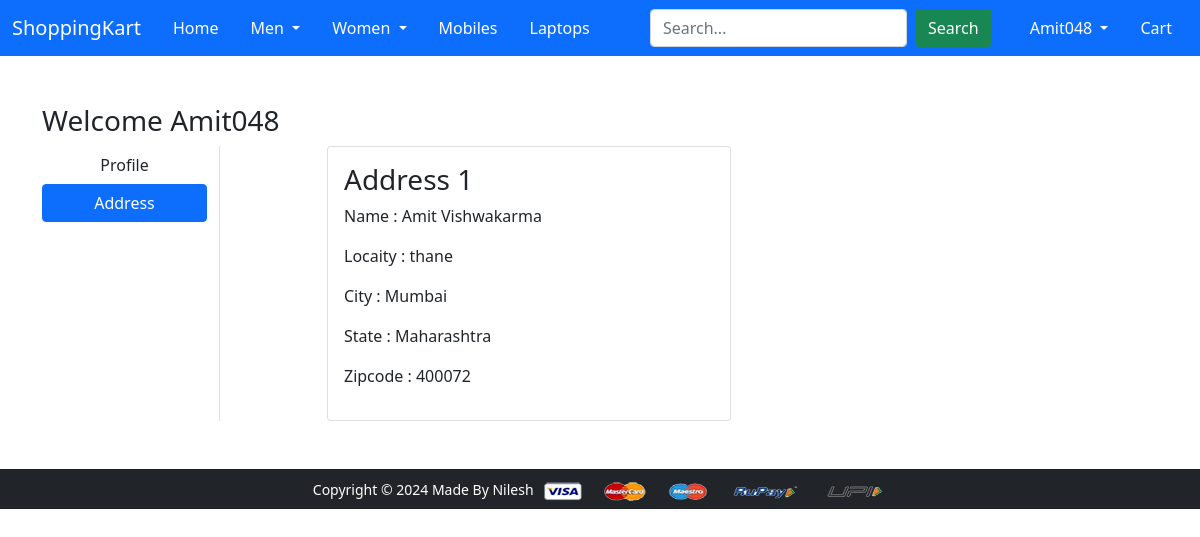
The page /address/ (signed in) on the database its author committed.
### app/models.py (models this page shows, shortened)
class Customer(models.Model):
    user = models.ForeignKey(User, on_delete=models.CASCADE)
    name = models.CharField(max_length=50)
    locality = models.CharField(max_length=50)
    city = models.CharField(max_length=50)
    zipcode = models.IntegerField()
    state = models.CharField(choices = STATE_CHOICES, max_length=50)

### app/views.py (the view)
# urls.py: path("address/", views.address, name="address"),
def address(request):
   add = Customer.objects.filter(user=request.user)
   return render(request, 'app/address.html', {'add':add, 'active':'btn-primary'})

### app/templates/app/address.html (shortened to what this page needs)
{% extends 'app/base.html' %}
{% load static %}
{% block main-content %}
<div class="container my-5">
  <div class="row">
    <h3>Welcome <span class="text-capitalize">{{request.user}}</span></h3>
    <div class="col-sm-2 border-end">
      <ul class="list-unstyled">
        <li class="d-grid">
          <a href="{% url 'profile' %}" class="btn">Profile</a>
        </li>
        <li class="d-grid">
          <a href="{% url 'address' %}" class="btn {{active}}">Address</a>
        </li>
      </ul>
    </div>
    <div class="col-sm-9 offset-sm-1">
      <div class="row">
        {% for ad in add %}
        <div class="col-sm-6">
          <div class="card">
            <div class="card-body">
              <h3>Address {{forloop.counter}}</h3>
              <p>Name : {{ad.name}}</p>
              <p>Locaity : {{ad.locality}}</p>
              <p>City : {{ad.city}}</p>
              <p>State : {{ad.state}}</p>
              <p>Zipcode : {{ad.zipcode}}</p>
            </div>
          </div>
        </div>
        {% endfor %}
      </div>
    </div>
  </div>
</div>
{% endblock main-content %}

### app/templates/app/base.html (shortened to what this page needs)
<!DOCTYPE html>
{% load static %}
<html lang="en">
<head>
  <link href="https://cdn.jsdelivr.net/npm/bootstrap@5.0.0-beta1/dist/css/bootstrap.min.css" rel="stylesheet"
 />
  <link rel="stylesheet" href="{% static 'app/css/owl.carousel.min.css' %}" />
  <link rel="stylesheet" href="{% static 'app/css/all.min.css' %}" />
  <link rel="stylesheet" href="{% static 'app/css/style.css' %}" />
</head>
<body>
  <nav class="navbar navbar-expand-lg navbar-dark bg-primary">
    <div class="container-fluid">
      <a class="navbar-brand" href="/">ShoppingKart</a>
      <div class="collapse navbar-collapse" id="navbarSupportedContent">
        <ul class="navbar-nav me-auto mb-2 mb-lg-0">
          <li class="nav-item mx-2">
            <a href="/" class="nav-link text-white">Home</a>
          </li>
          <li class="nav-item dropdown mx-2">
            <a class="nav-link dropdown-toggle text-white" href="#" id="menDropdown" role="button"
              data-bs-toggle="dropdown" aria-expanded="false">
              Men
            </a>
          </li>
          <li class="nav-item dropdown mx-2">
            <a class="nav-link dropdown-toggle text-white" href="#" id="womenDropdown" role="button"
              data-bs-toggle="dropdown" aria-expanded="false">
              Women
            </a>
          </li>
          <li class="nav-item mx-2">
            <a href="{% url 'mobile' %}" class="nav-link text-white">Mobiles</a>
          </li>
          <li class="nav-item mx-2">
            <a href="{% url 'laptop' %}" class="nav-link text-white">Laptops</a>
          </li>
        </ul>
        <form class="d-flex ms-auto my-2 my-lg-0" method="GET" action="{% url 'search' %}">
          <input type="text" id="id_query" name="query" class="form-control me-2" placeholder="Search...">
          <button class="btn btn-success" type="submit">Search</button>
      </form>
        <ul class="navbar-nav ms-auto mb-2 mb-lg-0">
          {% if request.user.is_authenticated %}
          <li class="nav-item dropdown mx-2">
            <a class="nav-link dropdown-toggle text-white" href="#" id="profileDropdown" role="button"
              data-bs-toggle="dropdown" aria-expanded="false">
              {{request.user.username|capfirst}}
            </a>
          </li>
          <li class="nav-item mx-2">
            <a href="{% url 'showcart' %}" class="nav-link text-white"> Cart</a>
          </li>
          {% endif %}
        </ul>
      </div>
    </div>
  </nav>
  <div class="container-fluid">
    {% block main-content %}{% endblock main-content %}
  </div>
  <footer class="container-fluid bg-dark text-center p-2 mt-5">
    <small class="text-white">Copyright &copy; 2024 Made By Nilesh
    </small>
    <img src="{% static 'app/images/payment.png' %}" alt="" srcset="" class="img-fluid" height="2px" />
  </footer>
</body>
</html>

### rows shown on the page
Customer: name "Amit Vishwakarma", locality "thane", city "Mumbai", state "Maharashtra", zipcode "400072"

### other values the page prints
{{ request.user.username|capfirst }} "Amit048"
{{ request.user }} "Amit048"
